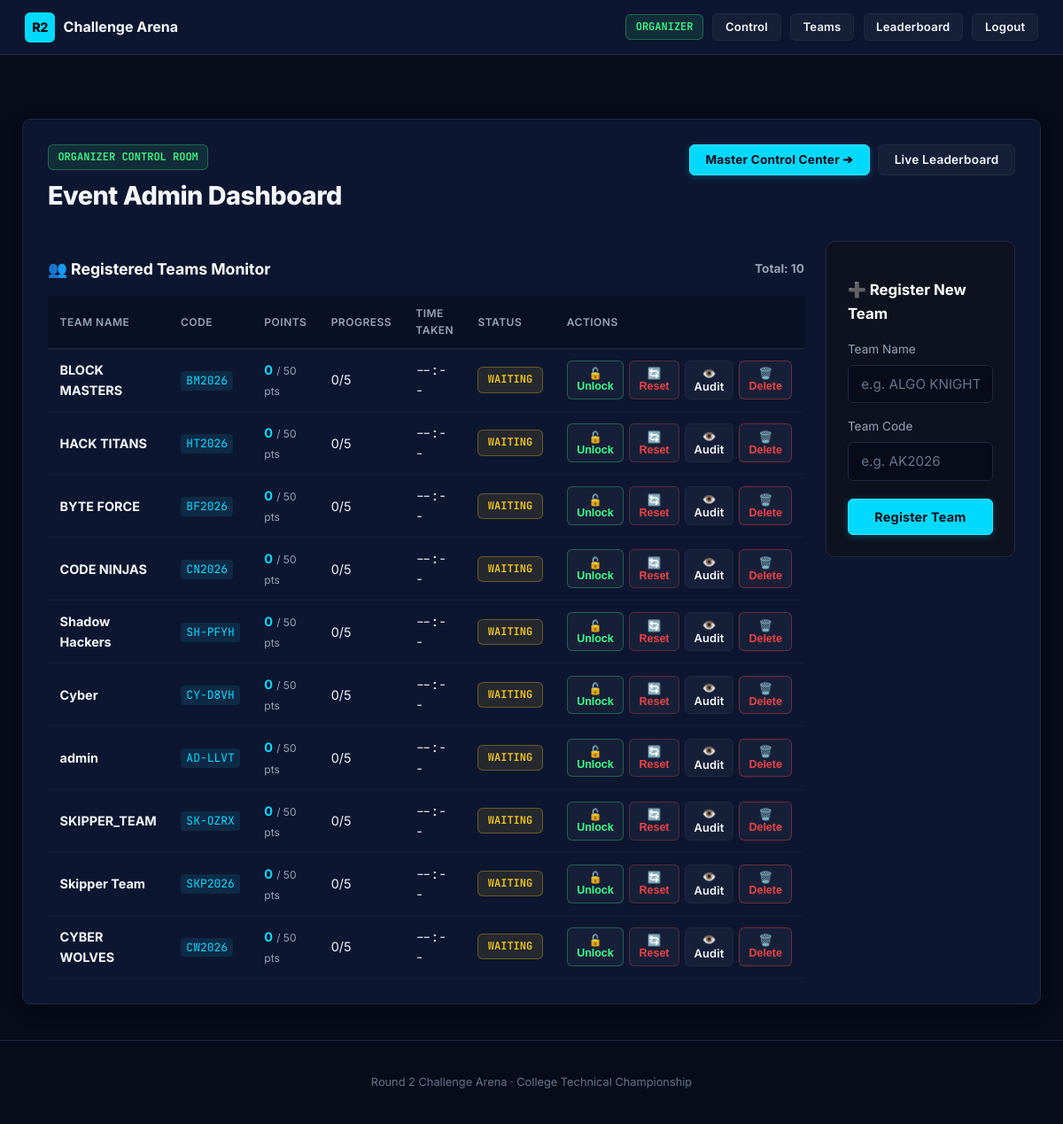
Page /admin (signed in) on the committed database.
### tables this page shows
CREATE TABLE teams (
            id INTEGER PRIMARY KEY AUTOINCREMENT,
            team_code TEXT UNIQUE NOT NULL,
            team_name TEXT NOT NULL,
            current_challenge INTEGER DEFAULT 1,
            total_score INTEGER DEFAULT 0,
            start_time TIMESTAMP,
            completion_time TIMESTAMP,
            total_time_seconds INTEGER DEFAULT 0,
            status TEXT DEFAULT 'WAITING',
            created_at TIMESTAMP DEFAULT CURRENT_TIMESTAMP
        , draft_json TEXT DEFAULT '');

### routes/admin.py (the view)
@admin_bp.route('/admin')
@admin_required
def dashboard():
    SessionModel.clean_expired_sessions()
    teams = LeaderboardModel.get_rankings()
    rankings = teams
    round_status = EventConfigModel.get_round_status()
    announcement = EventConfigModel.get_announcement()
    timer_info = EventConfigModel.get_timer_info()
    return render_template('admin.html', teams=teams, rankings=rankings, round_status=round_status, announcement=announcement, timer_info=timer_info)

### app.py (called while the page is built)
def create_app():
    app = Flask(__name__)
    app.config.from_object(Config)
    init_db()
    seed_database()
    app.register_blueprint(auth_bp)
    app.register_blueprint(challenges_bp)
    app.register_blueprint(leaderboard_bp)
    app.register_blueprint(admin_bp)
    @app.context_processor
    def inject_global_vars():
        from models import EventConfigModel
        return {
            'round_status': EventConfigModel.get_round_status(),
            'global_announcement': EventConfigModel.get_announcement()
        }
    @app.errorhandler(404)
    def page_not_found(e):
        return render_template('base.html'), 404
    @app.route('/health')
    @app.route('/ping')
    def health_ping():
        return {"status": "ok", "service": "SYNCHROTECH ARENA", "round_status": EventConfigModel.get_round_status()}, 200
    return app

### database.py (called while the page is built)
def get_db_connection():
    if not os.path.exists(Config.DATA_DIR):
        os.makedirs(Config.DATA_DIR, exist_ok=True)
    conn = sqlite3.connect(Config.DATABASE_PATH)
    conn.row_factory = sqlite3.Row
    conn.execute("PRAGMA foreign_keys = ON;")
    return conn

### models.py (called while the page is built)
    @staticmethod
    def get_config(key, default_value=''):
        conn = get_db_connection()
        row = conn.execute("SELECT value FROM event_config WHERE key = ?", (key,)).fetchone()
        conn.close()
        return row['value'] if row else default_value

    @staticmethod
    def get_round_status():
        return EventConfigModel.get_config('round_status', 'NOT_STARTED')

    @staticmethod
    def get_pause_seconds():
        import time
        total_raw = EventConfigModel.get_config('total_paused_seconds', '0')
        total_sec = int(total_raw) if str(total_raw).isdigit() else 0
        started = EventConfigModel.get_config('pause_started_at', '')
        status = EventConfigModel.get_round_status()
        if status in EventConfigModel.FROZEN_STATUSES and str(started).isdigit():
            total_sec += max(0, int(time.time()) - int(started))
        return total_sec

    @staticmethod
    def get_announcement():
        return EventConfigModel.get_config('global_announcement', '')

### routes/admin.py (called while the page is built)
def admin_required(f):
    from functools import wraps
    @wraps(f)
    def decorated_function(*args, **kwargs):
        if not session.get('is_admin'):
            flash('Organizer admin authentication required.', 'danger')
            return redirect(url_for('auth.admin_login'))
        return f(*args, **kwargs)
    return decorated_function

### templates/admin.html (shortened to what this page needs)
{% extends 'base.html' %}
{% block content %}
<div class="glass-card" style="max-width: 1150px; margin: 1.5rem auto;">
  <div class="admin-header-bar" style="display: flex; align-items: flex-start; justify-content: space-between; margin-bottom: 1.75rem; flex-wrap: wrap; gap: 1rem;">
    <div>
      <span class="badge-status status-active" style="margin-bottom: 0.35rem;">
        Organizer Control Room
      </span>
      <h1 class="admin-header-title" style="font-size: 1.8rem; font-weight: 800; color: #F5F7FF; margin: 0; letter-spacing: -0.5px;">
        Event Admin Dashboard
      </h1>
    </div>
    <div class="admin-header-actions" style="display: flex; gap: 0.6rem;">
      <a href="{{ url_for('admin.control_center') }}" class="btn-cyber" style="padding: 0.5rem 1.1rem; font-size: 0.85rem;">
        Master Control Center ➔
      </a>
      <a href="{{ url_for('leaderboard.view_leaderboard') }}" class="btn-secondary" style="padding: 0.5rem 1.1rem; font-size: 0.85rem;">
        Live Leaderboard
      </a>
    </div>
  </div>
  <div class="admin-grid">
    <div>
      <h3 style="font-size: 1.1rem; color: #fff; margin-bottom: 1rem; display: flex; align-items: center; justify-content: space-between;">
        <span>👥 Registered Teams Monitor</span>
        <small style="color: var(--text-muted); font-size: 0.85rem;">Total: {{ teams | length }}</small>
      </h3>
      <div class="table-responsive">
        <table class="table-cyber" style="margin-top: 0;">
          <thead>
            <tr>
              <th>Team Name</th>
              <th>Code</th>
              <th>Points</th>
              <th>Progress</th>
              <th>Time Taken</th>
              <th>Status</th>
              <th>Actions</th>
            </tr>
          </thead>
          <tbody>
            {% for t in teams %}
              <tr>
                <td><strong>{{ t.team_name }}</strong></td>
                <td><code style="color: var(--primary-gold); font-family: var(--font-code);">{{ t.team_code }}</code></td>
                <td><strong style="color: var(--primary-gold);">{{ t.total_score }}</strong> <small style="color: var(--text-muted);">/ 50 pts</small></td>
                <td>
                  {% if t.current_challenge > 5 %}
                    {{ t.solved_count }}/5 (Finished)
                  {% else %}
                    {{ t.solved_count }}/5
                  {% endif %}
                </td>
                <td style="font-family: var(--font-code);">{{ t.formatted_time }}</td>
                <td>
                  {% if t.status == 'ACTIVE' %}
                    <span class="badge-status status-active">Active</span>
                  {% elif t.status == 'COMPLETED' %}
                    <span class="badge-status status-completed">Completed</span>
                  {% else %}
                    <span class="badge-status status-waiting">Waiting</span>
                  {% endif %}
                </td>
                <td>
                  <div style="display: flex; gap: 6px;">
                    <button class="btn-sm-action btn-unlock" onclick="unlockTeam({{ t.id }})" title="Unlock active device lock">
                      🔓 Unlock
                    </button>
                    <button class="btn-sm-action btn-reset" onclick="resetTeam({{ t.id }})" title="Reset score and back to Challenge 1">
                      🔄 Reset
                    </button>
                    <button class="btn-sm-action btn-secondary" onclick="viewSubmissions({{ t.id }}, '{{ t.team_name }}')" style="padding: 0.35rem 0.6rem; font-size: 0.8rem;">
                      👁️ Audit
                    </button>
                    <button class="btn-sm-action btn-reset" onclick="deleteTeam({{ t.id }}, '{{ t.team_name }}')" title="Permanently delete team from database" style="border-color: rgba(239, 68, 68, 0.4); color: #ef4444;">
                      🗑️ Delete
                    </button>
                  </div>
                </td>
              </tr>
            {% endfor %}
          </tbody>
        </table>
      </div>
    </div>
    <div>
      <div style="background: rgba(13, 17, 23, 0.7); border: 1px solid var(--code-border); border-radius: var(--radius-md); padding: 1.5rem; margin-bottom: 1.5rem;">
        <h3 style="font-size: 1.05rem; color: #fff; margin-bottom: 1rem;">➕ Register New Team</h3>
        <form action="{{ url_for('admin.add_team') }}" method="POST">
          <div style="margin-bottom: 1rem;">
            <label style="display: block; font-size: 0.85rem; color: var(--text-muted); margin-bottom: 0.4rem;">Team Name</label>
            <input type="text" name="team_name" class="input-cyber" placeholder="e.g. ALGO KNIGHTS" required>
          </div>
          <div style="margin-bottom: 1.25rem;">
            <label style="display: block; font-size: 0.85rem; color: var(--text-muted); margin-bottom: 0.4rem;">Team Code</label>
            <input type="text" name="team_code" class="input-cyber" placeholder="e.g. AK2026" required>
          </div>
          <button type="submit" class="btn-cyber" style="width: 100%; font-size: 0.9rem; padding: 0.7rem;">
            Register Team
          </button>
        </form>
      </div>
    </div>
  </div>
</div>
{% endblock %}

### static/css/style.css (style rules this page uses)
html, body { -webkit-font-smoothing: antialiased; -moz-osx-font-smoothing: grayscale; text-rendering: optimizeLegibility; scroll-behavior: smooth; touch-action: manipulation; }
:root { --bg-black: #070B1A; --bg-black-soft: #0D1630; --bg-panel: #151638; --bg-panel-2: #1E204A; --primary-cyan: #00D9FF; --cyan-hover: #38E2FF; --accent-purple: #8B5CF6; --purple-hover: #A78BFA; --primary-orange: #00D9FF; --orange-hover: #38E2FF; --primary-gold: #00D9FF; --primary-amber: #00D9FF; --primary-purple: #8B5CF6; --gold-bright: #38E2FF; --gold-dim: #0099B8; --text-gold: #00D9FF; --text-main: #F5F7FF; --text-muted: #94A3B8; --text-dim: #64748B; --accent-green: #39FF88; --accent-red: #EF4444; --accent-yellow: #FACC15; --accent-cyan: #00D9FF; --accent-orange: #00D9FF; --code-border: #1F2942; --bg-card-border: rgba(139, 92, 246, 0.25); --radius-sm: 6px; --radius-md: 10px; --radius-lg: 14px; --font-body: 'Inter', -apple-system, BlinkMacSystemFont, 'Segoe UI', Roboto, sans-serif; --font-code: 'JetBrains Mono', 'Consolas', monospace; --transition-fast: all 0.15s ease-out; --transition-med: all 0.25s ease-out; --shadow-card: 0 4px 20px rgba(0, 0, 0, 0.35); --shadow-dropdown: 0 8px 30px rgba(0, 0, 0, 0.5); }
* { box-sizing: border-box; }
html, body { margin: 0; padding: 0; min-height: 100%; }
body { font-family: var(--font-body); color: var(--text-main); background: #070B1A; line-height: 1.6; min-height: 100vh; display: flex; flex-direction: column; }
a { color: var(--primary-cyan); text-decoration: none; }
code { font-family: var(--font-code); background: rgba(0, 217, 255, 0.1); color: #00D9FF; padding: 0.15rem 0.4rem; border-radius: 4px; font-size: 0.9em; }
.btn-cyber, .btn-secondary { display: inline-flex; align-items: center; justify-content: center; gap: 0.4rem; font-family: var(--font-body); font-weight: 600; font-size: 0.9rem; padding: 0.65rem 1.25rem; border-radius: var(--radius-sm); cursor: pointer; text-decoration: none; transition: var(--transition-fast); letter-spacing: 0.2px; line-height: 1.2; }
.btn-cyber { color: #070B1A !important; font-weight: 700 !important; background: #00D9FF !important; border: 1px solid #38E2FF !important; box-shadow: 0 2px 8px rgba(0, 217, 255, 0.25) !important; }
.btn-secondary { color: var(--text-main); background: rgba(255, 255, 255, 0.04); border: 1px solid var(--code-border); }
.btn-sm-action { padding: 0.35rem 0.65rem; font-size: 0.78rem; font-weight: 600; border-radius: var(--radius-sm); border: 1px solid var(--code-border); background: rgba(255, 255, 255, 0.03); color: var(--text-main); cursor: pointer; transition: var(--transition-fast); }
.btn-unlock { border-color: rgba(57, 255, 136, 0.3); color: #39FF88; }
.btn-reset { border-color: rgba(239, 68, 68, 0.3); color: #EF4444; }
.input-cyber { width: 100%; padding: 0.7rem 0.9rem; font-family: var(--font-body); font-size: 0.95rem; color: var(--text-main); background: #070B1A; border: 1px solid var(--code-border); border-radius: var(--radius-sm); outline: none; transition: var(--transition-fast); }
.input-cyber::placeholder { color: var(--text-dim); }
.glass-card { background: #0D1630; border: 1px solid var(--code-border); border-radius: var(--radius-md); padding: 1.75rem; box-shadow: var(--shadow-card); position: relative; z-index: 1; }
.admin-grid { display: grid; grid-template-columns: 1.6fr 1fr; gap: 1.5rem; }
.badge-status { display: inline-block; font-size: 0.75rem; font-weight: 600; padding: 0.25rem 0.65rem; border-radius: var(--radius-sm); border: 1px solid transparent; }
.status-active { background: rgba(57, 255, 136, 0.1); color: #39FF88; border-color: rgba(57, 255, 136, 0.3); }
.status-waiting { background: rgba(255, 255, 255, 0.05); color: var(--text-muted); border-color: var(--code-border); }
.table-cyber { width: 100%; border-collapse: collapse; margin-top: 0.75rem; font-size: 0.88rem; }
.table-cyber thead th { text-align: left; padding: 0.65rem 0.85rem; font-size: 0.75rem; font-weight: 600; text-transform: uppercase; letter-spacing: 0.5px; color: var(--text-muted); border-bottom: 1px solid var(--code-border); background: rgba(7, 11, 26, 0.5); }
.table-cyber tbody td { padding: 0.75rem 0.85rem; border-bottom: 1px solid rgba(31, 41, 66, 0.4); color: var(--text-main); transition: background 0.15s ease; }

### rows in the picture
teams: team_name "BLOCK MASTERS", team_code "BM2026", total_score "0", solved_count "0", formatted_time "--:--", status "WAITING"
teams: team_name "HACK TITANS", team_code "HT2026", total_score "0", solved_count "0", formatted_time "--:--", status "WAITING"
teams: team_name "BYTE FORCE", team_code "BF2026", total_score "0", solved_count "0", formatted_time "--:--", status "WAITING"
teams: team_name "CODE NINJAS", team_code "CN2026", total_score "0", solved_count "0", formatted_time "--:--", status "WAITING"
teams: team_name "Shadow Hackers", team_code "SH-PFYH", total_score "0", solved_count "0", formatted_time "--:--", status "WAITING"
teams: team_name "Cyber", team_code "CY-D8VH", total_score "0", solved_count "0", formatted_time "--:--", status "WAITING"
teams: team_name "admin", team_code "AD-LLVT", total_score "0", solved_count "0", formatted_time "--:--", status "WAITING"
teams: team_name "SKIPPER_TEAM", team_code "SK-OZRX", total_score "0", solved_count "0", formatted_time "--:--", status "WAITING"
teams: team_name "Skipper Team", team_code "SKP2026", total_score "0", solved_count "0", formatted_time "--:--", status "WAITING"
teams: team_name "CYBER WOLVES", team_code "CW2026", total_score "0", solved_count "0", formatted_time "--:--", status "WAITING"

### other values in the picture
{{ teams | length }} "10"
